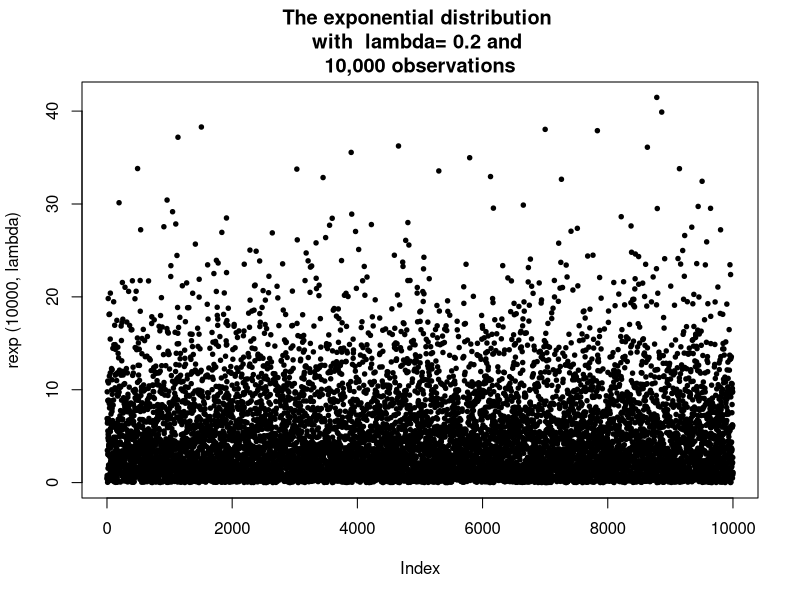
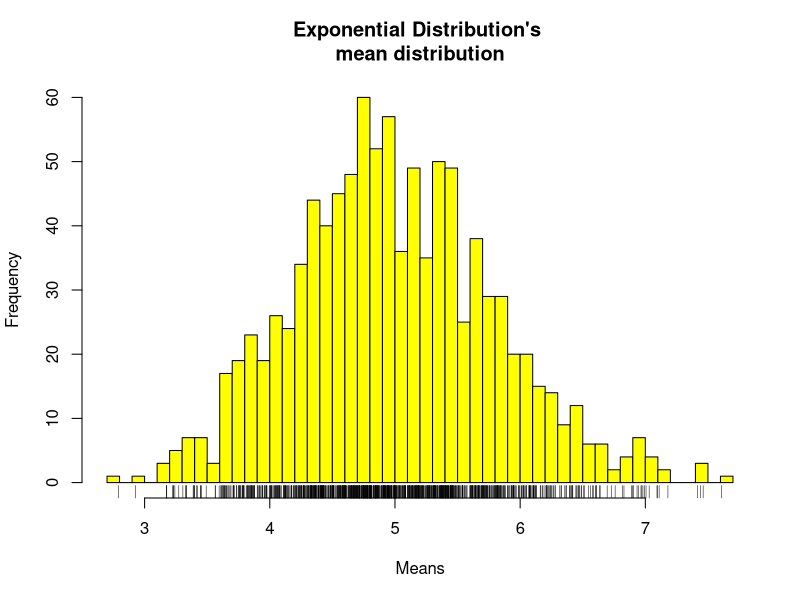
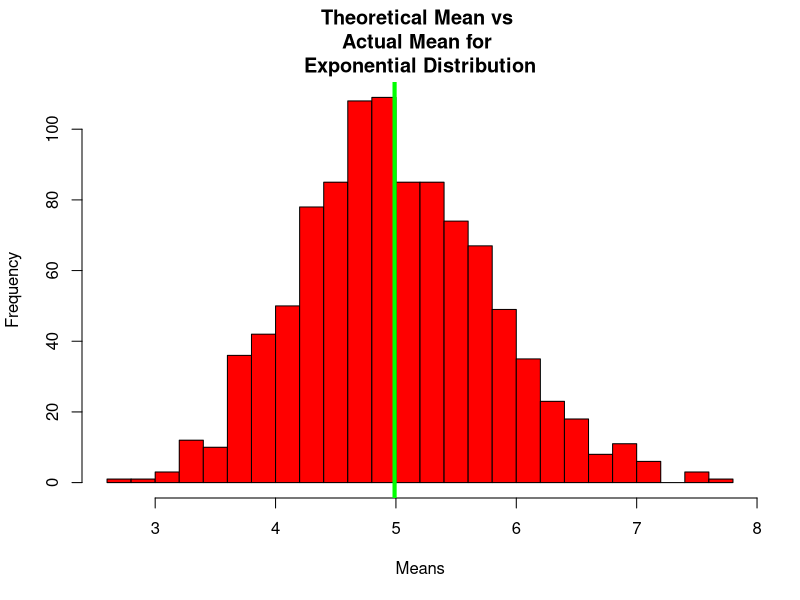
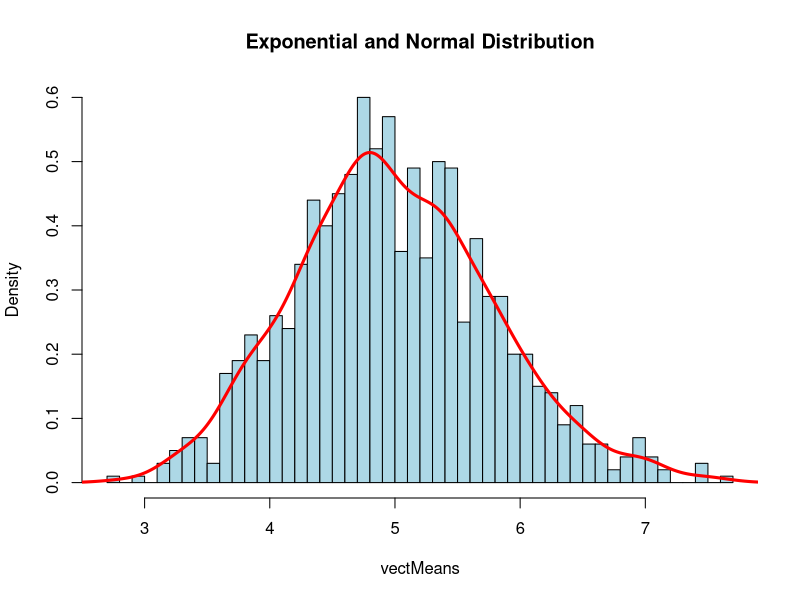

The R source for these figures, in order:
## ---- chunk 1
echo = TRUE  # Make code always visible
options(scipen = 1)  # Turn off scientific notations for numbers
lambda = 0.2 # setting the laambda parameter as per assignment statement
noExp = 40 # number of exponentials
noSim = 1000 # 10k simulations
# Generating and plotting Exponential Distribution
dsExp = rexp (10000, lambda)

# Exponential Distribution mean calculation
vectMeans = NULL
for (i in 1:noSim) vectMeans = c (vectMeans, mean (rexp(noExp, lambda)))
## ---- chunk 2
# 5.1 Generating and plotting Exponential Distribution
print (paste ("Actual and Theoretical means are", round(mean(vectMeans),2), round (1/lambda, 2)))
# 5.2 Sample Variance versus Theoretical Variance
print (paste ("Actual and Theoretical Variances are", var(vectMeans), "((1/",lambda,")^2)/",noExp,"=",(((1/lambda)^2)/noExp)))
## ---- chunk 3
p=plot (dsExp, pch=19, cex=0.6, 
      main=paste("The exponential distribution \nwith ",
        "lambda=",lambda,"and \n10,000 observations",sep=" "),
      ylab="rexp (10000, lambda)")

q=hist (vectMeans, col="yellow", 
      main="Exponential Distribution's \nmean distribution", 
      breaks = 40, xlab="Means")
q=rug (vectMeans)
## ---- chunk 4
r=hist(vectMeans, col="red", 
     main="Theoretical Mean vs \nActual Mean for \nExponential Distribution",
     breaks=20, xlab="Means")
r=abline(v=mean(vectMeans), lwd="4", col="green")

s=hist(vectMeans, prob=TRUE, col="lightblue", main="Exponential and Normal Distribution", breaks=40)
s=lines(density(vectMeans), lwd=3, col="red", xlab="Means")
